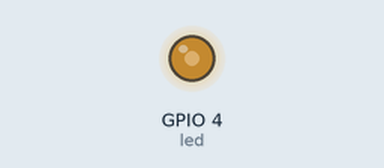
This program was run on a simulated ESP8266 board running MicroPython. Shown: output pins drawn as LEDs (lit = HIGH). At 10.0 s the program stops and its outputs stay as they are.

Above: at 0.05 s.
At 0.45 s:
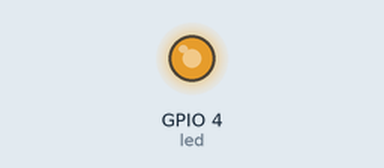
At 0.8 s:
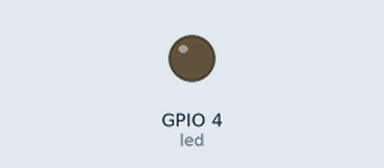
At 0.95 s:
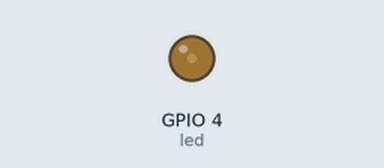
Timing chart, 0 to 3.0 s (numbered marks = the images above):
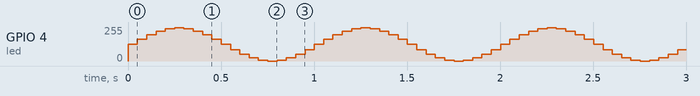

The program:

lab01_pulseLed.py
```python
from machine import Pin, PWM
import time, math

ledPin = 4
blinks = 10
# Time spent at each PWM/brightness level in ms
pulseT = 50

# Set up
led = PWM(Pin(ledPin), freq=1000)

# Define a function to pulse the LED
def pulse(l, t):
	for i in range(20):
		l.duty(int(math.sin(i / 10 * math.pi) * 500 + 500))
		time.sleep_ms(t)

for i in range(blinks):
	pulse(led, pulseT)
```
